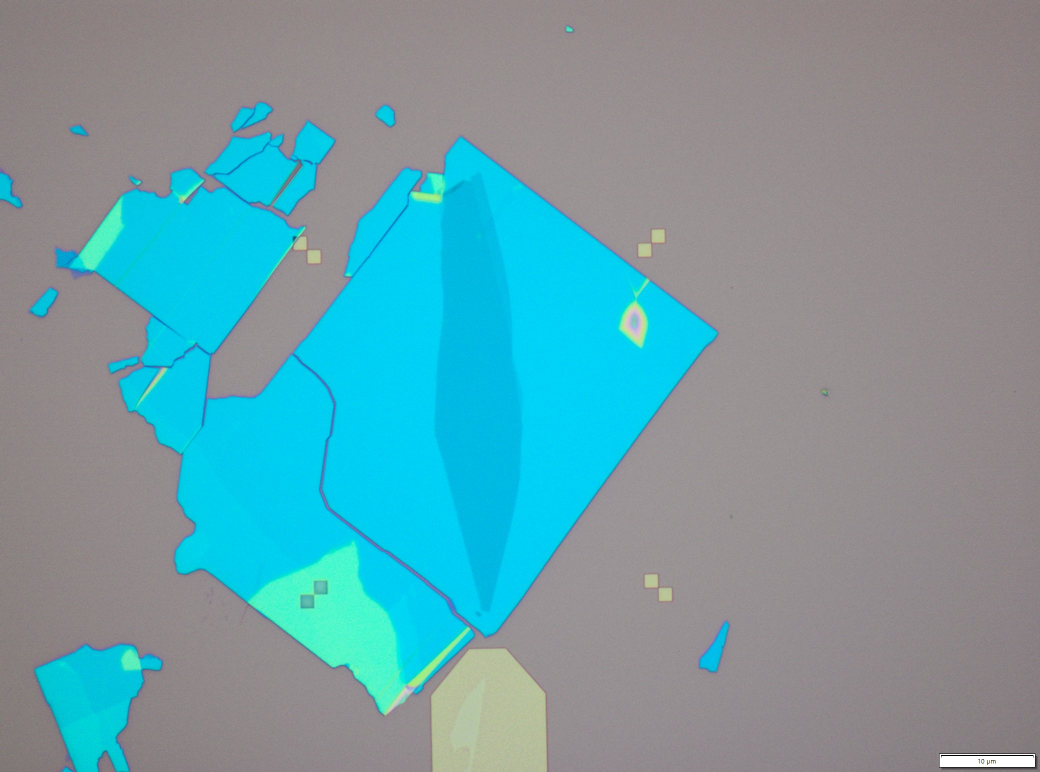
#> input picture tests_resources/ml08/bottom_part.jpg, 2080 x 1544 px (shown at 1/2 size)
$ python sift_align.py --source ../../../tests_resources/ml08/bottom_part.jpg --target ../../../tests_resources/ml08/full_stack_raw.jpg --pixel-size 1.0 --output-dir out
#> lines starting #> are read from the running program, lines starting #| are printed output that depends on the picture; after the words box and inside, x2 and y2 are one past the last pixel; in counts of white or black regions, pixels touching at a corner belong together
#!/usr/bin/env python
"""Same-substrate SIFT+RANSAC alignment.

Aligns two images taken from the same substrate (e.g., bottom_part
and full_stack on SiO2) using SIFT feature matching. Falls back to
ECC translation if too few SIFT matches.

Exit codes:
    0 鈥?Alignment successful (>=20 inliers)
    1 鈥?Error
    2 鈥?Too few matches (<20 inliers) 鈥?use Chamfer pipeline instead

Usage:
    conda run -n instrMCPdev python sift_align.py \
        --source <image> --target <image> \
        --pixel-size <um/px> --output-dir <path>
"""

import argparse
import json
import math
import os
import sys

import cv2
import numpy as np

sys.path.insert(0, os.path.join(os.path.dirname(__file__), "..", "..", "nanodevice_flakedetect", "scripts"))
from core import mask_centroid


def _scalebar_mask(h, w, bottom_frac=0.08, right_frac=0.20):
    """Build a mask that excludes the bottom-right scalebar region.

    Microscope images have a white scalebar overlay in the bottom-right
    corner. Its high-contrast edges produce spurious SIFT matches that
    hurt alignment quality. Mask = 255 where features are allowed.

    Args:
        h, w: image dimensions.
        bottom_frac: fraction of image height to mask from bottom (default 0.08).
        right_frac: fraction of image width to mask from right (default 0.20).
    """
    mask = np.full((h, w), 255, dtype=np.uint8)
    mask[int(h * (1 - bottom_frac)):, int(w * (1 - right_frac)):] = 0
    return mask


def align_sift(ref_image, mov_image, n_features=5000, ratio_thresh=0.7,
               scalebar_bottom=0.08, scalebar_right=0.20):
    """Align two same-substrate images via SIFT feature matching + RANSAC.

    Returns:
        (warp_matrix, n_inliers, scale, rotation_deg, good_matches,
         kp_ref, kp_mov)
    """
    if ref_image.ndim == 3:
        gray_ref = cv2.cvtColor(ref_image, cv2.COLOR_BGR2GRAY)
    else:
        gray_ref = ref_image

    if mov_image.ndim == 3:
        gray_mov = cv2.cvtColor(mov_image, cv2.COLOR_BGR2GRAY)
    else:
        gray_mov = mov_image

    # Mask out scalebar in bottom-right corner
    mask_ref = _scalebar_mask(*gray_ref.shape[:2], scalebar_bottom, scalebar_right)
    mask_mov = _scalebar_mask(*gray_mov.shape[:2], scalebar_bottom, scalebar_right)

    sift = cv2.SIFT_create(nfeatures=n_features)
    kp_ref, des_ref = sift.detectAndCompute(gray_ref, mask_ref)
    kp_mov, des_mov = sift.detectAndCompute(gray_mov, mask_mov)

    if des_ref is None or des_mov is None or len(kp_ref) < 4 or len(kp_mov) < 4:
        return None, 0, 1.0, 0.0, [], kp_ref, kp_mov

    bf = cv2.BFMatcher(cv2.NORM_L2)
    raw_matches = bf.knnMatch(des_ref, des_mov, k=2)

    good = []
    for pair in raw_matches:
        if len(pair) == 2:
            m, n = pair
            if m.distance < ratio_thresh * n.distance:
                good.append(m)

    if len(good) < 10:
        return None, len(good), 1.0, 0.0, good, kp_ref, kp_mov

    pts_ref = np.float32([kp_ref[m.queryIdx].pt for m in good]).reshape(-1, 1, 2)
    pts_mov = np.float32([kp_mov[m.trainIdx].pt for m in good]).reshape(-1, 1, 2)

    warp_matrix, inliers = cv2.estimateAffinePartial2D(
        pts_ref, pts_mov, method=cv2.RANSAC, ransacReprojThreshold=5.0
    )

    if warp_matrix is None:
        return None, 0, 1.0, 0.0, good, kp_ref, kp_mov

    n_inliers = int(inliers.sum()) if inliers is not None else 0

    a, b = warp_matrix[0, 0], warp_matrix[0, 1]
    scale = math.sqrt(a * a + b * b)
    rotation_deg = math.degrees(math.atan2(warp_matrix[1, 0], warp_matrix[0, 0]))

    return warp_matrix, n_inliers, scale, rotation_deg, good, kp_ref, kp_mov


def align_ecc(ref_image, mov_image):
    """ECC translation alignment fallback."""
    if ref_image.ndim == 3:
        gray_ref = cv2.cvtColor(ref_image, cv2.COLOR_BGR2GRAY)
    else:
        gray_ref = ref_image.copy()

    if mov_image.ndim == 3:
        gray_mov = cv2.cvtColor(mov_image, cv2.COLOR_BGR2GRAY)
    else:
        gray_mov = mov_image.copy()

    eq_ref = cv2.equalizeHist(gray_ref)
    eq_mov = cv2.equalizeHist(gray_mov)

    warp_matrix = np.eye(2, 3, dtype=np.float32)
    criteria = (cv2.TERM_CRITERIA_EPS | cv2.TERM_CRITERIA_COUNT, 5000, 1e-8)

    try:
        cc, warp_matrix = cv2.findTransformECC(
            eq_ref, eq_mov, warp_matrix, cv2.MOTION_TRANSLATION, criteria
        )
    except cv2.error:
        cc = 0.0
        warp_matrix = np.eye(2, 3, dtype=np.float32)

    return warp_matrix, float(cc)


def draw_matches(ref_image, kp_ref, mov_image, kp_mov, good_matches, n_inliers):
    """Draw matched keypoints between images."""
    img = cv2.drawMatches(
        ref_image, kp_ref, mov_image, kp_mov,
        good_matches[:50], None,
        flags=cv2.DrawMatchesFlags_NOT_DRAW_SINGLE_POINTS
    )
    cv2.putText(img, f"matches={len(good_matches)} inliers={n_inliers}",
                (10, 30), cv2.FONT_HERSHEY_SIMPLEX, 0.8, (0, 255, 0), 2)
    return img


def main():
    parser = argparse.ArgumentParser(description="SIFT+RANSAC same-substrate alignment")
    parser.add_argument("--source", required=True, help="Source image (e.g., bottom_part)")
    parser.add_argument("--target", required=True, help="Target image (e.g., full_stack_raw)")
    parser.add_argument("--pixel-size", type=float, required=True, help="um/px")
    parser.add_argument("--min-inliers", type=int, default=20,
                        help="Minimum RANSAC inliers for sufficient quality (default: 20)")
    parser.add_argument("--scalebar-bottom", type=float, default=0.08,
                        help="Fraction of image height to mask from bottom for scalebar (default: 0.08)")
    parser.add_argument("--scalebar-right", type=float, default=0.20,
                        help="Fraction of image width to mask from right for scalebar (default: 0.20)")
    parser.add_argument("--output-dir", required=True)
    args = parser.parse_args()

    source_img = cv2.imread(args.source)
#> source_img is the input picture: shape (1544, 2080, 3); mean B, G, R 165, 157.1, 109.8
    target_img = cv2.imread(args.target)
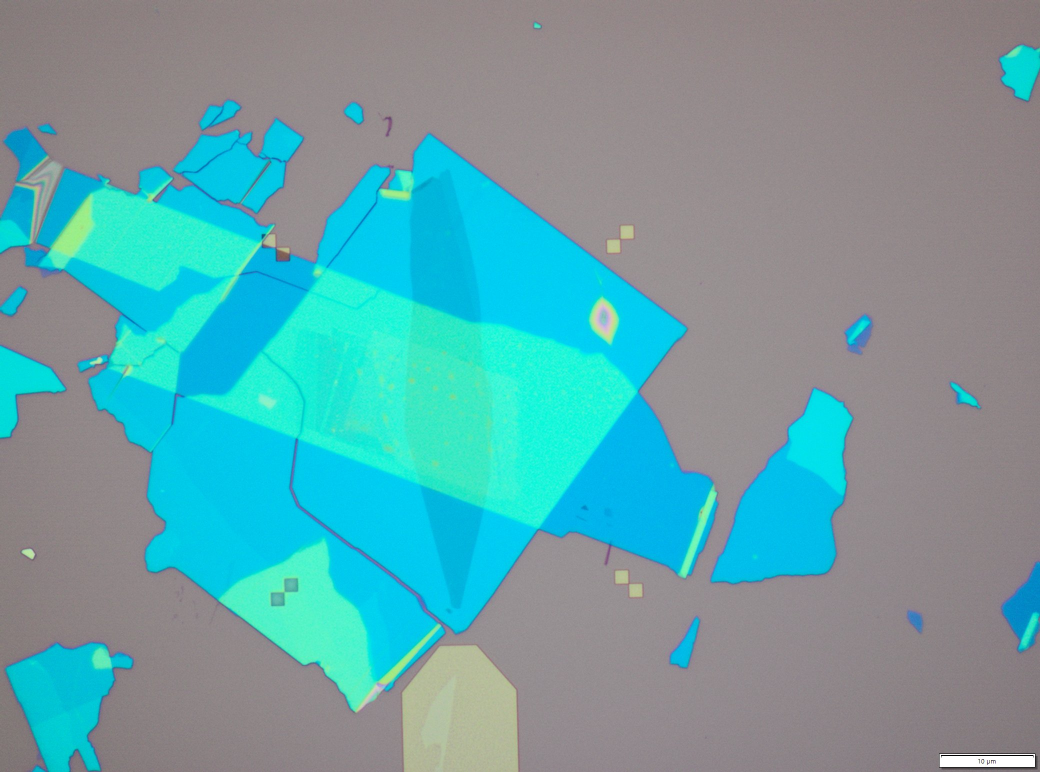
#> input picture tests_resources/ml08/full_stack_raw.jpg, 2080 x 1544 px (shown at 1/2 size)
#> target_img is the input picture: shape (1544, 2080, 3); mean B, G, R 165.8, 161.4, 102.9
    if source_img is None:
        print(f"ERROR: Cannot read source: {args.source}", file=sys.stderr)
        sys.exit(1)
    if target_img is None:
        print(f"ERROR: Cannot read target: {args.target}", file=sys.stderr)
        sys.exit(1)

    os.makedirs(args.output_dir, exist_ok=True)

    # Run SIFT alignment (target=ref, source=mov per warp convention)
    warp, n_inliers, scale, rot_deg, good, kp_ref, kp_mov = align_sift(
        target_img, source_img,
        scalebar_bottom=args.scalebar_bottom,
        scalebar_right=args.scalebar_right,
    )
#> in align_sift, `gray_mov = cv2.cvtColor(mov_image, cv2.COLOR_BGR2GRAY)`:
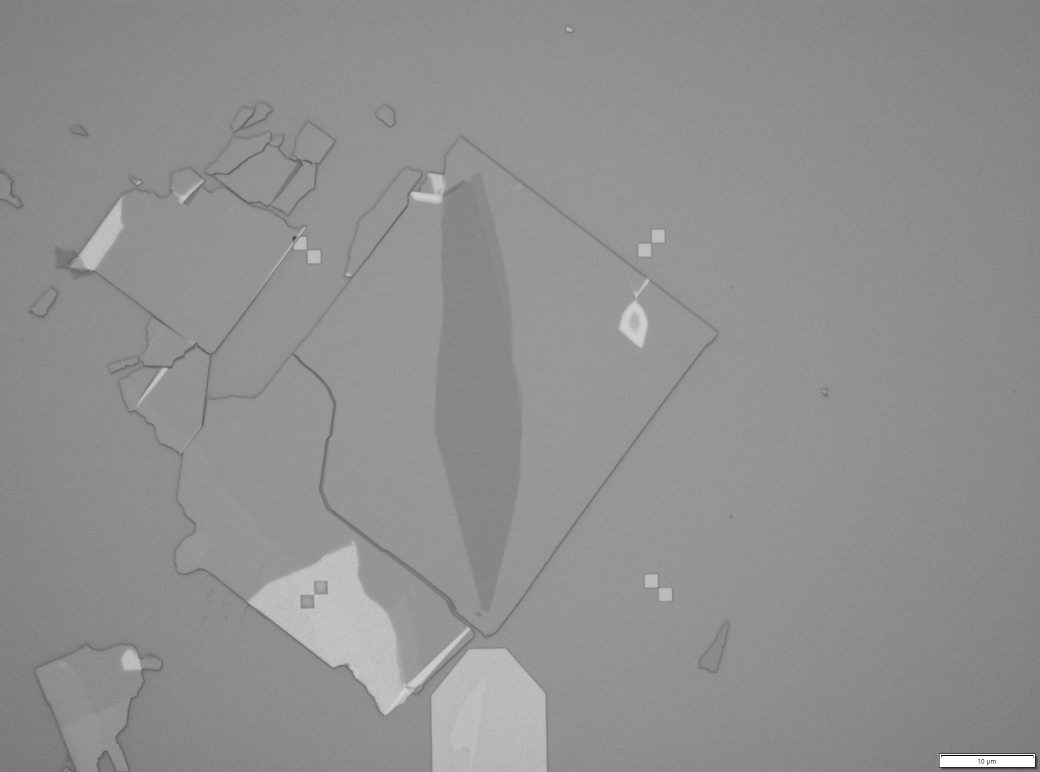
#> gray_mov: shape (1544, 2080) (shown at 1/2 size); min 0, max 255, mean 143.9
#> in align_sift, `kp_ref, des_ref = sift.detectAndCompute(gray_ref, mask_ref)`: kp_ref = 406 keypoints; strongest (x, y, size): (59, 1106, 11.8), (198, 721, 8), (526, 471, 5.2), (185, 726, 5.9)
#> in align_sift, `kp_mov, des_mov = sift.detectAndCompute(gray_mov, mask_mov)`: kp_mov = 396 keypoints; strongest (x, y, size): (588, 476, 5.1), (261, 1322, 26.2), (831, 391, 10.7), (182, 513, 32)
#> in align_sift, `raw_matches = bf.knnMatch(des_ref, des_mov, k=2)`: raw_matches = 406 matches
#> after the loop in align_sift, `for pair in raw_matches:`: good = 101 matches
#> in align_sift, `pts_ref = np.float32([kp_ref[m.queryIdx].pt for m in good]).reshape(-1..`: pts_ref = 101 rows, first 8: [58.65, 1106.3], [87.04, 526.6], [112.6, 541.8], [121, 762], [124.2, 540.1], [140.3, 1515.1], [153.4, 1500.2], [176.6, 1481.6]
#> in align_sift, `pts_mov = np.float32([kp_mov[m.trainIdx].pt for m in good]).reshape(-1..`: pts_mov = 101 rows, first 8: [1268.3, 650.1], [149, 529.6], [175.8, 544.5], [253.7, 1524.9], [186.5, 542.1], [197.5, 1518], [210.8, 1503.2], [234.1, 1484.3]
#> in align_sift, `warp_matrix, inliers = cv2.estimateAffinePartial2D( pts_ref, pts_mov, ..`: warp_matrix = [[1, -0.00454, 64.25], [0.00454, 1, 2.07]]; inliers = 101 values, max 1 at index 1, min 0 at index 0, mean 0.812
#> in align_sift, `n_inliers = int(inliers.sum()) if inliers is not None else 0`: n_inliers = 82
#> in align_sift, `a, b = warp_matrix[0, 0], warp_matrix[0, 1]`: a = 1; b = -0.00454
#> in align_sift, `scale = math.sqrt(a * a + b * b)`: scale = 1
#> in align_sift, `rotation_deg = math.degrees(math.atan2(warp_matrix[1, 0], warp_matrix[..`: rotation_deg = 0.26
#> warp = [[1, -0.00454, 64.25], [0.00454, 1, 2.07]]; n_inliers = 82; scale = 1; rot_deg = 0.26; good = 101 matches

    # Fallback to ECC if SIFT failed
    if warp is None and len(good) < 10:
        print("SIFT failed, trying ECC translation fallback...")
        warp, cc = align_ecc(target_img, source_img)
        n_inliers = 0
        scale = 1.0
        rot_deg = 0.0

    # Determine quality
    min_inliers = args.min_inliers
    if n_inliers >= max(50, min_inliers * 2):
        quality = "good"
    elif n_inliers >= min_inliers:
        quality = "warning"
    else:
        quality = "insufficient"

    print(f"SIFT: {n_inliers} inliers, scale={scale:.4f}, rot={rot_deg:.2f}掳")
#| SIFT: 82 inliers, scale=1.0002, rot=0.26掳
    print(f"Quality: {quality}")

    # Draw diagnostic
    if good and kp_ref and kp_mov:
        diag = draw_matches(target_img, kp_ref, source_img, kp_mov, good, n_inliers)
#> in draw_matches, `img = cv2.drawMatches( ref_image, kp_ref, mov_image, kp_mov, good_matc..`:
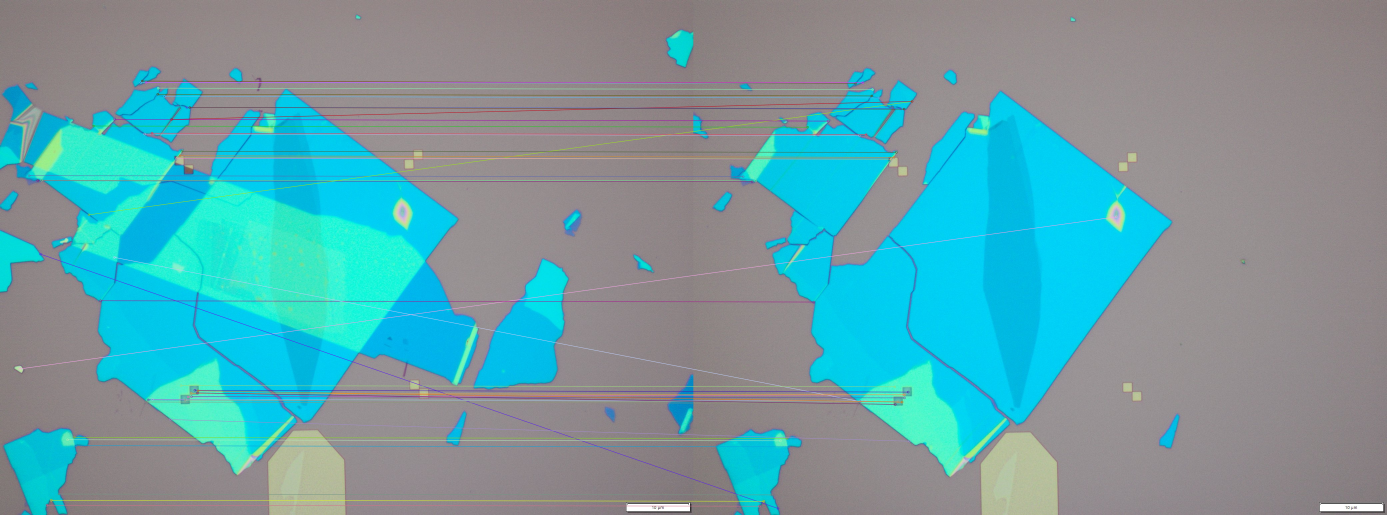
#> img: shape (1544, 4160, 3) (shown at 1/3 size); mean B, G, R 164.8, 158.7, 107.2
        cv2.imwrite(os.path.join(args.output_dir, "01_sift_matches.png"), diag)

    # Generate overlay image
    if warp is not None:
        h, w = target_img.shape[:2]
#> h = 1544; w = 2080
        M_inv = cv2.invertAffineTransform(warp)
#> M_inv = [[1, 0.00453, -64.25], [-0.00453, 1, -1.78]]
        warped = cv2.warpAffine(source_img, M_inv, (w, h))

        # Mask where warped content exists
        mask = cv2.cvtColor(warped, cv2.COLOR_BGR2GRAY) > 5
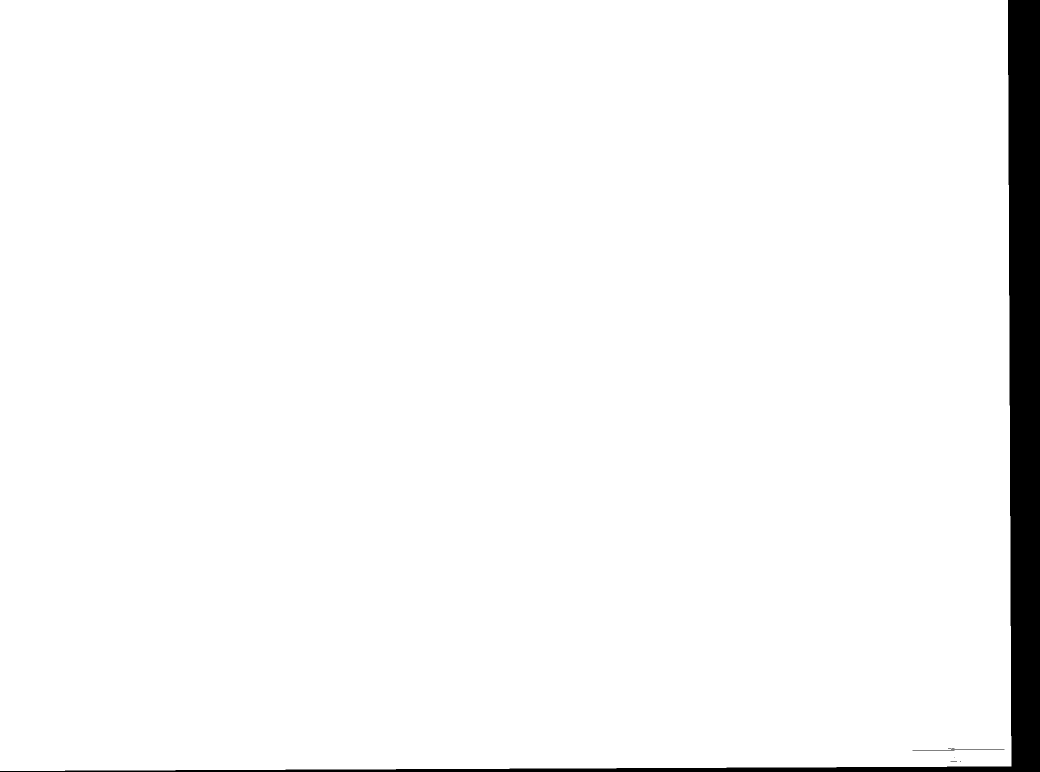
#> mask: shape (1544, 2080) bool (shown at 1/2 size); 96.7% white; 7 black regions (5 under 20 px), largest, box (x1, y1, x2, y2) and area: (0, 0, 2080, 1544) 106823, (1825, 1499, 2009, 1501) 191

        # Desaturated target as base
        gray_target = cv2.cvtColor(target_img, cv2.COLOR_BGR2GRAY)
        base = cv2.merge([gray_target, gray_target, gray_target])

        # Tint warped image magenta (boost R+B, suppress G)
        tinted = warped.astype(np.float32)
        tinted[:, :, 0] *= 1.3   # B
        tinted[:, :, 1] *= 0.5   # G suppressed
        tinted[:, :, 2] *= 1.3   # R
        tinted = np.clip(tinted, 0, 255).astype(np.uint8)

        # Desaturated target + 40% tinted warped
        overlay = base.copy()
        overlay[mask] = cv2.addWeighted(base, 0.6, tinted, 0.4, 0)[mask]

        cv2.putText(overlay,
                    f"SIFT overlay: magenta=warped_source ({n_inliers} inliers)",
                    (20, 40), cv2.FONT_HERSHEY_SIMPLEX, 0.7, (0, 255, 0), 2)
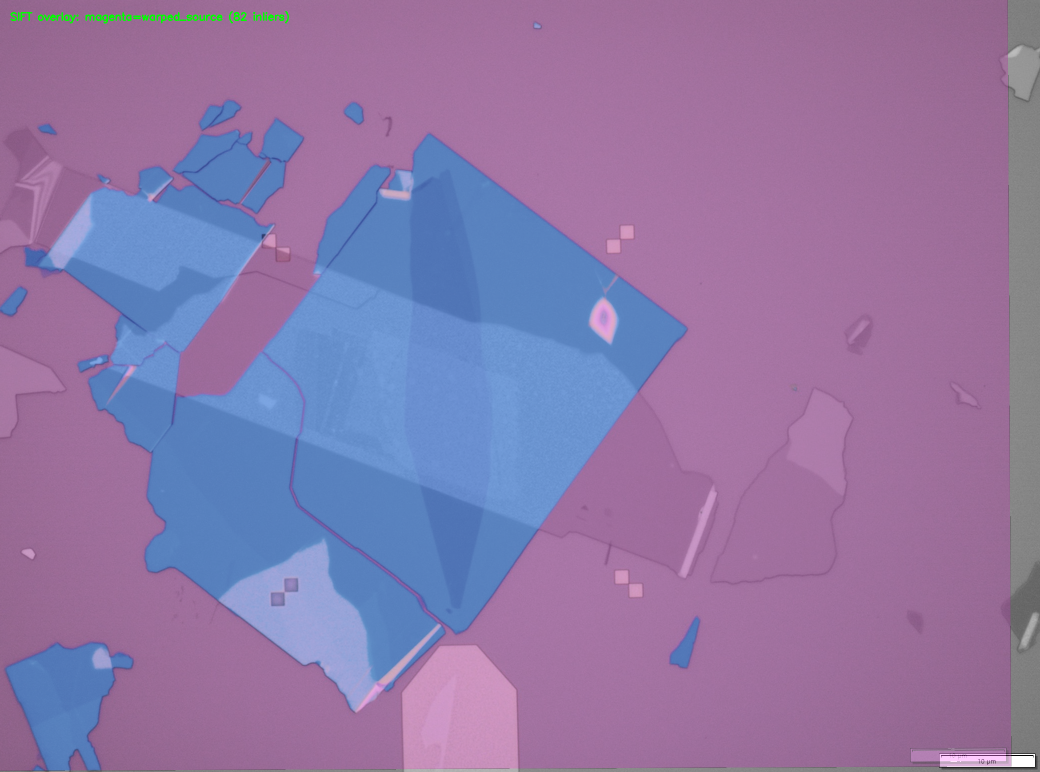
#> overlay: shape (1544, 2080, 3) (shown at 1/2 size); mean of channels 0, 1, 2 166.4, 119, 142.8; drawn as B, G, R
        cv2.imwrite(os.path.join(args.output_dir, "01_sift_overlay.png"), overlay)

    # Save warp matrix
    if warp is not None:
        warp_path = os.path.join(args.output_dir, "warp_sift_bottom.npy")
        np.save(warp_path, warp.astype(np.float64))

    # Update alignment_report.json
    report_path = os.path.join(args.output_dir, "alignment_report.json")
    if os.path.exists(report_path):
        with open(report_path) as f:
            report = json.load(f)
    else:
        report = {}

    if "alignments" not in report:
        report["alignments"] = {}

    report["alignments"]["bottom"] = {
        "method": "sift",
        "quality": quality,
        "warp_file": "warp_sift_bottom.npy",
        "n_inliers": n_inliers,
        "scale": round(scale, 4),
        "rotation_deg": round(rot_deg, 2),
    }

    with open(report_path, "w") as f:
        json.dump(report, f, indent=2)

    # Exit code based on quality
    if quality == "insufficient":
        print("Too few inliers 鈥?use Chamfer pipeline instead.")
        sys.exit(2)

    print(f"Saved: warp_sift_bottom.npy, 01_sift_matches.png, 01_sift_overlay.png")


if __name__ == "__main__":
    main()
